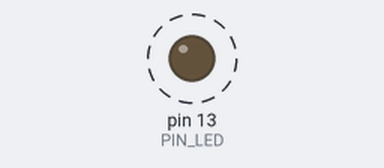
A sketch run on a simulated Arduino Uno, built with avr-gcc and run on an emulated ATmega328P. Shown: output pins drawn as LEDs (lit = HIGH). Dashed ring = blinking. What the sketch prints to the serial monitor is not drawn.

Above: at 0.5 s.
Timing chart, 0 to 4.6 s (numbered marks = the images above):
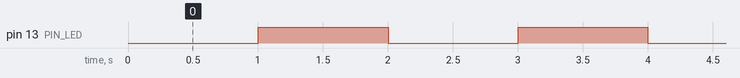

Measured:
- by itself, pin 13 (PIN_LED): alternates HIGH for 1.0 s and LOW for 1.0 s

The sketch:

04_example_3.ino.ino
```cpp
#define PIN_LED 13
unsigned int count, toggle;

void setup() {
  pinMode(PIN_LED, OUTPUT)
  ; Serial.begin(38400); // Initialize serial port
  while (!Serial) {
    ; // wait for serial port to connect.
  }
  Serial.println("Hello World!");
  count = toggle = 0;
  digitalWrite(PIN_LED, toggle); // turn off LED.
}

void loop() {
  Serial.println(++count);
  toggle = toggle_state(count); // toggle LED value.
  digitalWrite(PIN_LED, toggle); // update LED status.
  delay(1000); // wait for 1,000 milliseconds
}

int toggle_state(int toggle) {
  if (toggle % 2 == 0) {
    return toggle;
  }
  else {
    return 0;
  }
}
```
